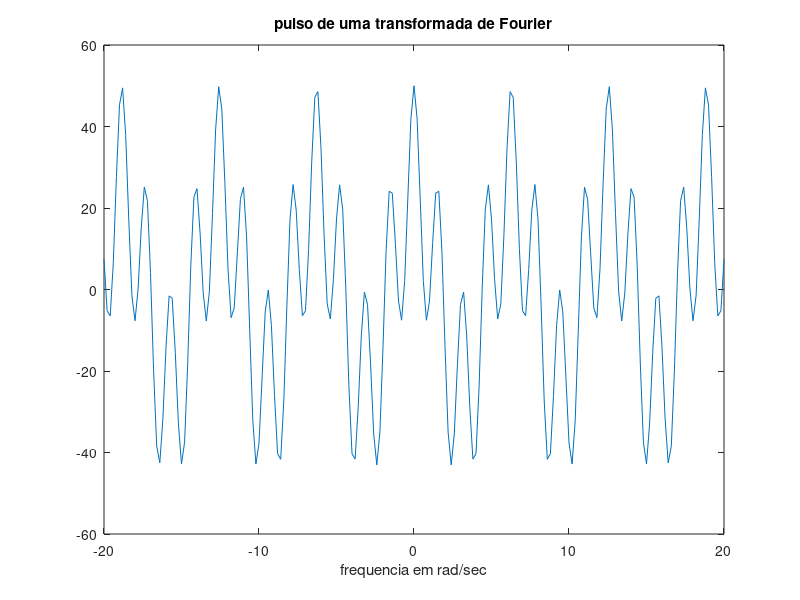

Recreate this plot in MATLAB.
a = input('pulse width a = ');
A = input('pulse amplitude A = ');
h = input('stepsize h = ');
aT = 1.2*a;
T = -aT:h:aT;
om = -20:0.2:20;
pa = zeros(1, length(T));

for k = 1: length(T)
    t = (k-1)*h+T(1);
    if abs(t) <= a
        pa(k) = A;
    end
end

uv = ones(length(pa),1);

for j = 1:length(om)
    omt = om(j);
    Ft(j)= (pa.*cos(omt*T))*uv*h;
end

plot(om, Ft);
title('pulso de uma transformada de Fourier')
xlabel('frequencia em rad/sec')